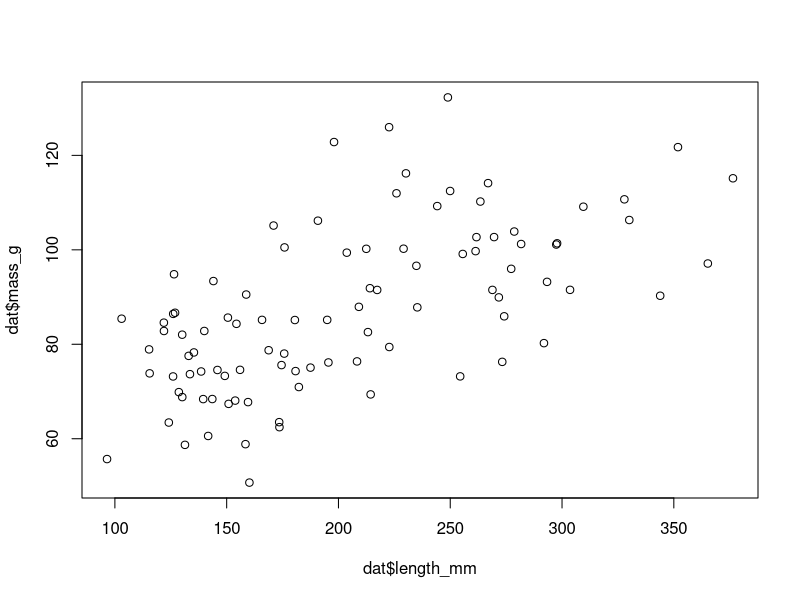
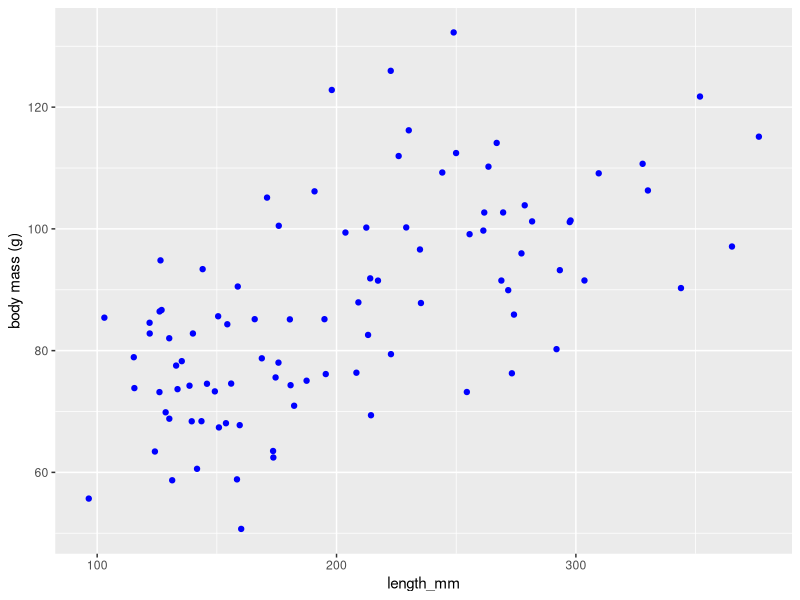

The R script that drew these images, in order:
### Lab 1: Intro to R ###
## Intro to data import/export
## Basic plotting functions

## Inputs:
    # Lab1data.csv: assignment data
      # Length and mass measurements of 2 species of small mammals

## Outputs:
    # Summary statistics table
    # Box plot

library(here)
library(tidyverse)

dat <- read.csv(here("data", "Lab1data.csv"))

plot(dat$length_mm, dat$mass_g)

LW.pl <- ggplot(dat, aes(x= length_mm, y = mass_g)) +
  geom_point(color = "blue") +
  ylab("body mass (g)")

dir.create("plots")

ggsave(LW.pl, path = here("plots"), file = "length_weight_scatter.pdf", width = 10, height = 8, units = "in")

